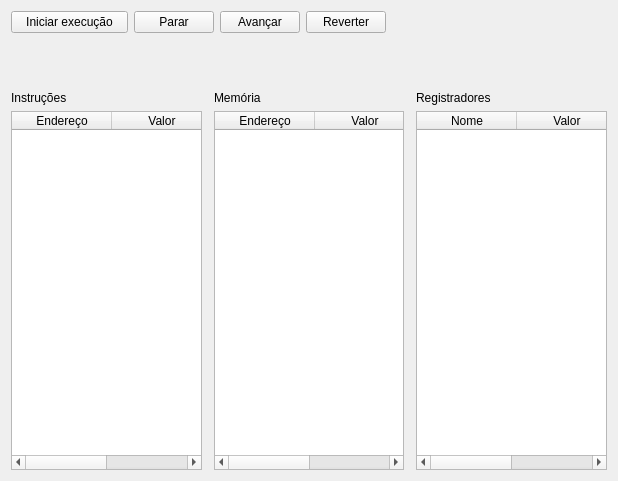
<?xml version="1.0" encoding="UTF-8"?>
<ui version="4.0">
 <class>MainWindow</class>
 <widget class="QMainWindow" name="MainWindow">
  <property name="geometry">
   <rect>
    <x>0</x>
    <y>0</y>
    <width>618</width>
    <height>481</height>
   </rect>
  </property>
  <property name="windowTitle">
   <string>Simulador do Processador MIPS</string>
  </property>
  <widget class="QWidget" name="centralWidget">
   <layout class="QVBoxLayout" name="verticalLayout_4">
    <property name="spacing">
     <number>18</number>
    </property>
    <item>
     <layout class="QHBoxLayout" name="horizontalLayout_2">
      <item>
       <widget class="QPushButton" name="startButton">
        <property name="sizePolicy">
         <sizepolicy hsizetype="Maximum" vsizetype="Fixed">
          <horstretch>0</horstretch>
          <verstretch>0</verstretch>
         </sizepolicy>
        </property>
        <property name="minimumSize">
         <size>
          <width>117</width>
          <height>0</height>
         </size>
        </property>
        <property name="maximumSize">
         <size>
          <width>16777213</width>
          <height>16777215</height>
         </size>
        </property>
        <property name="text">
         <string>Iniciar execução</string>
        </property>
       </widget>
      </item>
      <item>
       <widget class="QPushButton" name="stopButton">
        <property name="sizePolicy">
         <sizepolicy hsizetype="Fixed" vsizetype="Fixed">
          <horstretch>0</horstretch>
          <verstretch>0</verstretch>
         </sizepolicy>
        </property>
        <property name="text">
         <string>Parar</string>
        </property>
       </widget>
      </item>
      <item>
       <widget class="QPushButton" name="advanceButton">
        <property name="sizePolicy">
         <sizepolicy hsizetype="Fixed" vsizetype="Fixed">
          <horstretch>0</horstretch>
          <verstretch>0</verstretch>
         </sizepolicy>
        </property>
        <property name="text">
         <string>Avançar</string>
        </property>
       </widget>
      </item>
      <item>
       <widget class="QPushButton" name="revertButton">
        <property name="text">
         <string>Reverter</string>
        </property>
       </widget>
      </item>
      <item>
       <spacer name="horizontalSpacer">
        <property name="orientation">
         <enum>Qt::Horizontal</enum>
        </property>
        <property name="sizeHint" stdset="0">
         <size>
          <width>40</width>
          <height>20</height>
         </size>
        </property>
       </spacer>
      </item>
     </layout>
    </item>
    <item>
     <widget class="QLabel" name="instructionLabel">
      <property name="font">
       <font>
        <family>Courier New</family>
        <pointsize>14</pointsize>
       </font>
      </property>
      <property name="text">
       <string/>
      </property>
     </widget>
    </item>
    <item>
     <layout class="QHBoxLayout" name="horizontalLayout">
      <property name="spacing">
       <number>12</number>
      </property>
      <item>
       <layout class="QVBoxLayout" name="verticalLayout_2">
        <item>
         <widget class="QLabel" name="instructionTableLabel">
          <property name="text">
           <string>Instruções</string>
          </property>
         </widget>
        </item>
        <item>
         <widget class="QTableWidget" name="instructionTable">
          <property name="editTriggers">
           <set>QAbstractItemView::NoEditTriggers</set>
          </property>
          <property name="columnCount">
           <number>2</number>
          </property>
          <attribute name="verticalHeaderVisible">
           <bool>false</bool>
          </attribute>
          <column>
           <property name="text">
            <string>Endereço</string>
           </property>
          </column>
          <column>
           <property name="text">
            <string>Valor</string>
           </property>
          </column>
         </widget>
        </item>
       </layout>
      </item>
      <item>
       <layout class="QVBoxLayout" name="verticalLayout">
        <item>
         <widget class="QLabel" name="memoryTableLabel_2">
          <property name="text">
           <string>Memória</string>
          </property>
         </widget>
        </item>
        <item>
         <widget class="QTableWidget" name="memoryTable">
          <property name="editTriggers">
           <set>QAbstractItemView::NoEditTriggers</set>
          </property>
          <property name="columnCount">
           <number>2</number>
          </property>
          <attribute name="horizontalHeaderCascadingSectionResizes">
           <bool>false</bool>
          </attribute>
          <attribute name="horizontalHeaderDefaultSectionSize">
           <number>100</number>
          </attribute>
          <attribute name="horizontalHeaderStretchLastSection">
           <bool>false</bool>
          </attribute>
          <attribute name="verticalHeaderVisible">
           <bool>false</bool>
          </attribute>
          <column>
           <property name="text">
            <string>Endereço</string>
           </property>
          </column>
          <column>
           <property name="text">
            <string>Valor</string>
           </property>
          </column>
         </widget>
        </item>
       </layout>
      </item>
      <item>
       <layout class="QVBoxLayout" name="verticalLayout_3">
        <item>
         <widget class="QLabel" name="registerTableLabel">
          <property name="text">
           <string>Registradores</string>
          </property>
         </widget>
        </item>
        <item>
         <widget class="QTableWidget" name="registerTable">
          <property name="editTriggers">
           <set>QAbstractItemView::NoEditTriggers</set>
          </property>
          <property name="columnCount">
           <number>2</number>
          </property>
          <attribute name="horizontalHeaderCascadingSectionResizes">
           <bool>false</bool>
          </attribute>
          <attribute name="horizontalHeaderDefaultSectionSize">
           <number>100</number>
          </attribute>
          <attribute name="horizontalHeaderStretchLastSection">
           <bool>false</bool>
          </attribute>
          <attribute name="verticalHeaderVisible">
           <bool>false</bool>
          </attribute>
          <column>
           <property name="text">
            <string>Nome</string>
           </property>
          </column>
          <column>
           <property name="text">
            <string>Valor</string>
           </property>
          </column>
         </widget>
        </item>
       </layout>
      </item>
     </layout>
    </item>
   </layout>
  </widget>
 </widget>
 <layoutdefault spacing="6" margin="11"/>
 <resources/>
 <connections/>
</ui>
